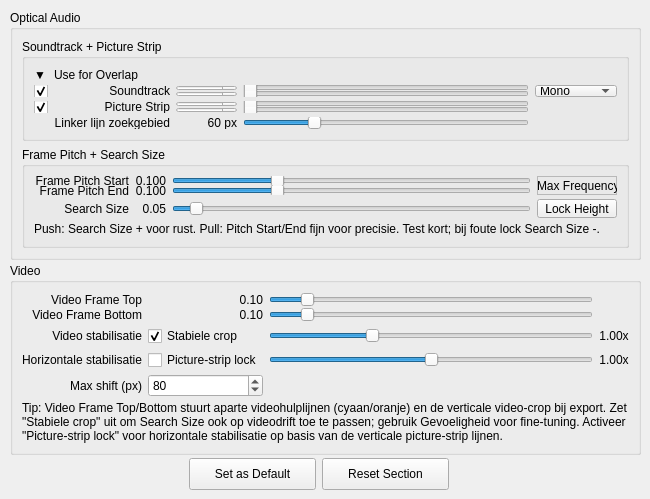
     <widget class="QWidget" name="tab">
      <attribute name="title">
       <string>Audio- &amp; Video-track Settings</string>
      </attribute>
      <widget class="QWidget" name="gridLayoutWidget">
       <property name="geometry">
        <rect>
         <x>10</x>
         <y>10</y>
         <width>631</width>
        <height>445</height>
        </rect>
       </property>
      <layout class="QGridLayout" name="soundtrackSettingGrid" rowstretch="3,2,0" columnstretch="1">
        <property name="sizeConstraint">
         <enum>QLayout::SetDefaultConstraint</enum>
        </property>
        <property name="spacing">
        <number>8</number>
        </property>
        <item row="0" column="0">
         <widget class="QGroupBox" name="opticalAudioGroupBox">
         <property name="minimumSize">
          <size>
           <width>0</width>
           <height>250</height>
          </size>
         </property>
          <property name="title">
           <string>Optical Audio</string>
          </property>
          <layout class="QVBoxLayout" name="opticalAudioOuterLayout">
           <property name="spacing">
            <number>6</number>
           </property>
           <item>
            <widget class="QGroupBox" name="audioTrackGroupBox">
             <property name="title">
              <string>Soundtrack + Picture Strip</string>
             </property>
             <layout class="QGridLayout" name="audioTrackGridLayout" columnstretch="0,0,0,1,0">
              <property name="verticalSpacing">
               <number>4</number>
              </property>
              <item row="0" column="0">
               <widget class="QLabel" name="label_2">
                <property name="text">
                 <string>▼</string>
                </property>
               </widget>
              </item>
              <item row="0" column="1">
               <widget class="QLabel" name="label">
                <property name="text">
                 <string>Use for Overlap</string>
                </property>
               </widget>
              </item>
              <item row="1" column="0">
               <widget class="QCheckBox" name="OverlapSoundtrackCheckBox">
                <property name="toolTip">
                 <string>Check this to use the soundtrack signal to compute the amount of overlap between frames.</string>
                </property>
                <property name="text">
                 <string/>
                </property>
                <property name="checked">
                 <bool>true</bool>
                </property>
               </widget>
              </item>
              <item row="1" column="1">
               <layout class="QVBoxLayout" name="verticalLayout">
                <item>
                 <widget class="QLabel" name="leftLabel">
                  <property name="text">
                   <string>Soundtrack</string>
                  </property>
                  <property name="alignment">
                   <set>Qt::AlignRight|Qt::AlignTrailing|Qt::AlignVCenter</set>
                  </property>
                  <property name="buddy">
                   <cstring>leftSpinBox</cstring>
                  </property>
                 </widget>
                </item>
               </layout>
              </item>
              <item row="1" column="2">
               <layout class="QVBoxLayout" name="verticalLayout_2">
                <item>
                 <widget class="QSpinBox" name="leftSpinBox">
                  <property name="maximum">
                   <number>99999</number>
                  </property>
                 </widget>
                </item>
                <item>
                 <widget class="QSpinBox" name="rightSpinBox">
                  <property name="maximum">
                   <number>99999</number>
                  </property>
                 </widget>
                </item>
               </layout>
              </item>
              <item row="1" column="3">
               <layout class="QVBoxLayout" name="verticalLayout_3">
                <item>
                 <widget class="QSlider" name="leftSlider">
                  <property name="sizePolicy">
                   <sizepolicy hsizetype="Expanding" vsizetype="Fixed">
                    <horstretch>0</horstretch>
                    <verstretch>0</verstretch>
                   </sizepolicy>
                  </property>
                  <property name="orientation">
                   <enum>Qt::Horizontal</enum>
                  </property>
                 </widget>
                </item>
                <item>
                 <widget class="QSlider" name="rightSlider">
                  <property name="sizePolicy">
                   <sizepolicy hsizetype="Expanding" vsizetype="Fixed">
                    <horstretch>0</horstretch>
                    <verstretch>0</verstretch>
                   </sizepolicy>
                  </property>
                  <property name="orientation">
                   <enum>Qt::Horizontal</enum>
                  </property>
                 </widget>
                </item>
               </layout>
              </item>
              <item row="1" column="4">
               <widget class="QComboBox" name="monostereo_PD">
                <property name="sizePolicy">
                 <sizepolicy hsizetype="Minimum" vsizetype="Fixed">
                  <horstretch>0</horstretch>
                  <verstretch>0</verstretch>
                 </sizepolicy>
                </property>
                <property name="minimumSize">
                 <size>
                  <width>0</width>
                  <height>0</height>
                 </size>
                </property>
                <item>
                 <property name="text">
                  <string>Mono</string>
                 </property>
                </item>
                <item>
                 <property name="text">
                  <string>Stereo</string>
                 </property>
                </item>
                <item>
                 <property name="text">
                  <string>Push-Pull</string>
                 </property>
                </item>
               </widget>
              </item>
              <item row="2" column="0">
               <widget class="QCheckBox" name="OverlapPixCheckBox">
                <property name="toolTip">
                 <string>Check this to use the picture strip signal to compute the amount of overlap between frames.</string>
                </property>
                <property name="text">
                 <string/>
                </property>
                <property name="checked">
                 <bool>true</bool>
                </property>
               </widget>
              </item>
              <item row="2" column="1">
               <layout class="QVBoxLayout" name="verticalLayout_4">
                <item>
                 <widget class="QLabel" name="pixLabel">
                  <property name="sizePolicy">
                   <sizepolicy hsizetype="Preferred" vsizetype="Fixed">
                    <horstretch>0</horstretch>
                    <verstretch>0</verstretch>
                   </sizepolicy>
                  </property>
                  <property name="text">
                   <string>Picture Strip</string>
                  </property>
                  <property name="alignment">
                   <set>Qt::AlignRight|Qt::AlignTrailing|Qt::AlignVCenter</set>
                  </property>
                  <property name="buddy">
                   <cstring>leftSpinBox</cstring>
                  </property>
                 </widget>
                </item>
               </layout>
              </item>
              <item row="2" column="2">
               <layout class="QVBoxLayout" name="verticalLayout_5">
                <item>
                 <widget class="QSpinBox" name="leftPixSpinBox">
                  <property name="maximum">
                   <number>99999</number>
                  </property>
                 </widget>
                </item>
                <item>
                 <widget class="QSpinBox" name="rightPixSpinBox">
                  <property name="maximum">
                   <number>99999</number>
                  </property>
                 </widget>
                </item>
               </layout>
              </item>
              <item row="2" column="3">
               <layout class="QVBoxLayout" name="verticalLayout_6">
                <item>
                 <widget class="QSlider" name="leftPixSlider">
                  <property name="sizePolicy">
                   <sizepolicy hsizetype="Expanding" vsizetype="Fixed">
                    <horstretch>0</horstretch>
                    <verstretch>0</verstretch>
                   </sizepolicy>
                  </property>
                  <property name="orientation">
                   <enum>Qt::Horizontal</enum>
                  </property>
                 </widget>
                </item>
                <item>
                 <widget class="QSlider" name="rightPixSlider">
                  <property name="sizePolicy">
                   <sizepolicy hsizetype="Expanding" vsizetype="Fixed">
                    <horstretch>0</horstretch>
                    <verstretch>0</verstretch>
                   </sizepolicy>
                  </property>
                  <property name="orientation">
                   <enum>Qt::Horizontal</enum>
                  </property>
                 </widget>
                </item>
               </layout>
              </item>
              <item row="3" column="1">
               <widget class="QLabel" name="leftPixSearchTextLabel">
                <property name="text">
                 <string>Linker lijn zoekgebied</string>
                </property>
                <property name="alignment">
                 <set>Qt::AlignRight|Qt::AlignTrailing|Qt::AlignVCenter</set>
                </property>
               </widget>
              </item>
              <item row="3" column="2">
               <widget class="QLabel" name="leftPixSearchValueLabel">
                <property name="text">
                 <string>60 px</string>
                </property>
                <property name="alignment">
                 <set>Qt::AlignRight|Qt::AlignTrailing|Qt::AlignVCenter</set>
                </property>
               </widget>
              </item>
              <item row="3" column="3">
               <widget class="QSlider" name="leftPixSearchSlider">
                <property name="minimum">
                 <number>4</number>
                </property>
                <property name="maximum">
                 <number>240</number>
                </property>
                <property name="value">
                 <number>60</number>
                </property>
                <property name="orientation">
                 <enum>Qt::Horizontal</enum>
                </property>
               </widget>
              </item>
             </layout>
            </widget>
           </item>
           <item>
            <widget class="QGroupBox" name="framePitchGroupBox">
             <property name="title">
              <string>Frame Pitch + Search Size</string>
             </property>
             <layout class="QGridLayout" name="framePitchGridLayout" columnstretch="0,0,0,1,0">
              <property name="verticalSpacing">
               <number>4</number>
              </property>
              <item row="0" column="1">
               <layout class="QVBoxLayout" name="verticalLayout_8">
                <item>
                 <layout class="QVBoxLayout" name="verticalLayout_10">
                  <item>
                   <widget class="QLabel" name="label_6">
                    <property name="text">
                     <string>Frame Pitch Start</string>
                    </property>
                    <property name="alignment">
                     <set>Qt::AlignRight|Qt::AlignTrailing|Qt::AlignVCenter</set>
                    </property>
                    <property name="buddy">
                     <cstring>rightSpinBox</cstring>
                    </property>
                   </widget>
                  </item>
                  <item>
                   <widget class="QLabel" name="label_4">
                    <property name="text">
                     <string>Frame Pitch End</string>
                    </property>
                    <property name="alignment">
                     <set>Qt::AlignRight|Qt::AlignTrailing|Qt::AlignVCenter</set>
                    </property>
                   </widget>
                  </item>
                 </layout>
                </item>
               </layout>
              </item>
              <item row="0" column="2">
               <layout class="QVBoxLayout" name="verticalLayout_9">
                <item>
                 <widget class="QLabel" name="framepitchstartLabel">
                  <property name="sizePolicy">
                   <sizepolicy hsizetype="Preferred" vsizetype="Preferred">
                    <horstretch>0</horstretch>
                    <verstretch>0</verstretch>
                   </sizepolicy>
                  </property>
                  <property name="text">
                   <string>0.100</string>
                  </property>
                  <property name="textFormat">
                   <enum>Qt::PlainText</enum>
                  </property>
                  <property name="alignment">
                   <set>Qt::AlignRight|Qt::AlignTrailing|Qt::AlignVCenter</set>
                  </property>
                 </widget>
                </item>
                <item>
                 <widget class="QLabel" name="framePitchLabel">
                  <property name="sizePolicy">
                   <sizepolicy hsizetype="Preferred" vsizetype="Preferred">
                    <horstretch>0</horstretch>
                    <verstretch>0</verstretch>
                   </sizepolicy>
                  </property>
                  <property name="text">
                   <string>0.100</string>
                  </property>
                  <property name="textFormat">
                   <enum>Qt::PlainText</enum>
                  </property>
                  <property name="alignment">
                   <set>Qt::AlignRight|Qt::AlignTrailing|Qt::AlignVCenter</set>
                  </property>
                 </widget>
                </item>
               </layout>
              </item>
              <item row="0" column="3">
               <layout class="QVBoxLayout" name="verticalLayout_11">
                <item>
                 <widget class="QSlider" name="framepitchstartSlider">
                  <property name="sizePolicy">
                   <sizepolicy hsizetype="Expanding" vsizetype="Fixed">
                    <horstretch>0</horstretch>
                    <verstretch>0</verstretch>
                   </sizepolicy>
                  </property>
                  <property name="minimum">
                   <number>0</number>
                  </property>
                  <property name="maximum">
                   <number>350</number>
                  </property>
                  <property name="pageStep">
                   <number>1</number>
                  </property>
                  <property name="value">
                   <number>100</number>
                  </property>
                  <property name="orientation">
                   <enum>Qt::Horizontal</enum>
                  </property>
                 </widget>
                </item>
                <item>
                 <widget class="QSlider" name="FramePitchendSlider">
                  <property name="sizePolicy">
                   <sizepolicy hsizetype="Expanding" vsizetype="Fixed">
                    <horstretch>0</horstretch>
                    <verstretch>0</verstretch>
                   </sizepolicy>
                  </property>
                  <property name="minimum">
                   <number>0</number>
                  </property>
                  <property name="maximum">
                   <number>350</number>
                  </property>
                  <property name="pageStep">
                   <number>1</number>
                  </property>
                  <property name="value">
                   <number>100</number>
                  </property>
                  <property name="sliderPosition">
                   <number>100</number>
                  </property>
                  <property name="orientation">
                   <enum>Qt::Horizontal</enum>
                  </property>
                 </widget>
                </item>
               </layout>
              </item>
              <item row="0" column="4">
               <widget class="QFrame" name="maxFrequencyFrame">
                <property name="frameShape">
                 <enum>QFrame::StyledPanel</enum>
                </property>
                <property name="frameShadow">
                 <enum>QFrame::Raised</enum>
                </property>
                <widget class="QWidget" name="layoutWidget">
                 <property name="geometry">
                  <rect>
                   <x>0</x>
                   <y>0</y>
                   <width>101</width>
                   <height>44</height>
                  </rect>
                 </property>
                 <layout class="QVBoxLayout" name="verticalLayout_13">
                  <property name="topMargin">
                   <number>0</number>
                  </property>
                  <item>
                   <widget class="QLabel" name="maxFrequencyTextLabel">
                    <property name="cursor">
                     <cursorShape>ArrowCursor</cursorShape>
                    </property>
                    <property name="toolTip">
                     <string>&lt;html&gt;&lt;head/&gt;&lt;body&gt;&lt;p&gt;The &lt;span style=&quot; font-weight:600;&quot;&gt;maximum frequency response&lt;/span&gt; possible based on the lines of resolution in the frame pitch.&lt;/p&gt;&lt;/body&gt;&lt;/html&gt;</string>
                    </property>
                    <property name="whatsThis">
                     <string>&lt;html&gt;&lt;head/&gt;&lt;body&gt;&lt;p&gt;The &lt;span style=&quot; font-weight:600;&quot;&gt;maximum frequency response&lt;/span&gt; possible is limited by the resolution of the scanned film: here it is calculated as the half number of lines of resolution in the frame pitch multiplied by the number of frames per second.&lt;/p&gt;&lt;/body&gt;&lt;/html&gt;</string>
                    </property>
                    <property name="text">
                     <string>Max Frequency:</string>
                    </property>
                   </widget>
                  </item>
                  <item>
                   <layout class="QHBoxLayout" name="horizontalLayout_5">
                    <item>
                     <widget class="QLabel" name="maxFrequencyLabel">
                      <property name="cursor">
                       <cursorShape>WhatsThisCursor</cursorShape>
                      </property>
                      <property name="toolTip">
                       <string>&lt;html&gt;&lt;head/&gt;&lt;body&gt;&lt;p&gt;The &lt;span style=&quot; font-weight:600;&quot;&gt;maximum frequency response&lt;/span&gt; possible based on the lines of resolution in the frame pitch.&lt;/p&gt;&lt;/body&gt;&lt;/html&gt;</string>
                      </property>
                      <property name="whatsThis">
                       <string>&lt;html&gt;&lt;head/&gt;&lt;body&gt;&lt;p&gt;The &lt;span style=&quot; font-weight:600;&quot;&gt;maximum frequency response&lt;/span&gt; possible is limited by the resolution of the scanned film: here it is calculated as the half number of lines of resolution in the frame pitch multiplied by the number of frames per second.&lt;/p&gt;&lt;/body&gt;&lt;/html&gt;</string>
                      </property>
                      <property name="text">
                       <string>Max</string>
                      </property>
                      <property name="alignment">
                       <set>Qt::AlignRight|Qt::AlignTrailing|Qt::AlignVCenter</set>
                      </property>
                     </widget>
                    </item>
                    <item>
                     <widget class="QLabel" name="kHzLabel">
                      <property name="toolTip">
                       <string>&lt;html&gt;&lt;head/&gt;&lt;body&gt;&lt;p&gt;The &lt;span style=&quot; font-weight:600;&quot;&gt;maximum frequency response&lt;/span&gt; possible based on the lines of resolution in the frame pitch.&lt;/p&gt;&lt;/body&gt;&lt;/html&gt;</string>
                      </property>
                      <property name="whatsThis">
                       <string>&lt;html&gt;&lt;head/&gt;&lt;body&gt;&lt;p&gt;The &lt;span style=&quot; font-weight:600;&quot;&gt;maximum frequency response&lt;/span&gt; possible is limited by the resolution of the scanned film: here it is calculated as the half number of lines of resolution in the frame pitch multiplied by the number of frames per second.&lt;/p&gt;&lt;/body&gt;&lt;/html&gt;</string>
                      </property>
                      <property name="text">
                       <string>kHz</string>
                      </property>
                     </widget>
                    </item>
                   </layout>
                  </item>
                 </layout>
                </widget>
               </widget>
              </item>
              <item row="1" column="1">
               <widget class="QLabel" name="rightLabel_2">
                <property name="text">
                 <string>Search Size</string>
                </property>
                <property name="alignment">
                 <set>Qt::AlignRight|Qt::AlignTrailing|Qt::AlignVCenter</set>
                </property>
                <property name="buddy">
                 <cstring>rightSpinBox</cstring>
                </property>
               </widget>
              </item>
              <item row="1" column="2">
               <widget class="QLabel" name="overlap_label">
                <property name="sizePolicy">
                 <sizepolicy hsizetype="Preferred" vsizetype="Preferred">
                  <horstretch>0</horstretch>
                  <verstretch>0</verstretch>
                 </sizepolicy>
                </property>
                <property name="text">
                 <string>0.05</string>
                </property>
                <property name="textFormat">
                 <enum>Qt::PlainText</enum>
                </property>
                <property name="alignment">
                 <set>Qt::AlignRight|Qt::AlignTrailing|Qt::AlignVCenter</set>
                </property>
               </widget>
              </item>
              <item row="1" column="3">
               <widget class="QSlider" name="overlapSlider">
                <property name="sizePolicy">
                 <sizepolicy hsizetype="Expanding" vsizetype="Fixed">
                  <horstretch>0</horstretch>
                  <verstretch>0</verstretch>
                 </sizepolicy>
                </property>
                <property name="minimum">
                 <number>0</number>
                </property>
                <property name="maximum">
                 <number>100</number>
                </property>
                <property name="value">
                 <number>5</number>
                </property>
                <property name="orientation">
                 <enum>Qt::Horizontal</enum>
                </property>
               </widget>
              </item>
              <item row="1" column="4">
               <widget class="QPushButton" name="HeightCalculateBtn">
                <property name="text">
                 <string>Lock Height</string>
                </property>
               </widget>
              </item>
              <item row="2" column="1" colspan="4">
               <widget class="QLabel" name="overlapHelpLabel">
                <property name="text">
                 <string>Push: Search Size + voor rust. Pull: Pitch Start/End fijn voor precisie. Test kort; bij foute lock Search Size -.</string>
                </property>
                <property name="wordWrap">
                 <bool>true</bool>
                </property>
               </widget>
              </item>
             </layout>
            </widget>
           </item>
          </layout>
         </widget>
        </item>
        <item row="1" column="0">
         <widget class="QGroupBox" name="videoGroupBox">
         <property name="minimumSize">
          <size>
           <width>0</width>
           <height>128</height>
          </size>
         </property>
          <property name="title">
           <string>Video</string>
          </property>
          <layout class="QGridLayout" name="videoGridLayout" columnstretch="0,0,1,0">
           <property name="verticalSpacing">
            <number>4</number>
           </property>
           <item row="0" column="0">
            <layout class="QVBoxLayout" name="videoFrameCropLabelLayout">
             <item>
              <widget class="QLabel" name="videoFrameTopTextLabel">
               <property name="text">
                <string>Video Frame Top</string>
               </property>
               <property name="alignment">
                <set>Qt::AlignRight|Qt::AlignTrailing|Qt::AlignVCenter</set>
               </property>
              </widget>
             </item>
             <item>
              <widget class="QLabel" name="videoFrameBottomTextLabel">
               <property name="text">
                <string>Video Frame Bottom</string>
               </property>
               <property name="alignment">
                <set>Qt::AlignRight|Qt::AlignTrailing|Qt::AlignVCenter</set>
               </property>
              </widget>
             </item>
            </layout>
           </item>
           <item row="0" column="1">
            <layout class="QVBoxLayout" name="videoFrameCropValueLayout">
             <item>
              <widget class="QLabel" name="videoFrameTopLabel">
               <property name="text">
                <string>0.10</string>
               </property>
               <property name="textFormat">
                <enum>Qt::PlainText</enum>
               </property>
               <property name="alignment">
                <set>Qt::AlignRight|Qt::AlignTrailing|Qt::AlignVCenter</set>
               </property>
              </widget>
             </item>
             <item>
              <widget class="QLabel" name="videoFrameBottomLabel">
               <property name="text">
                <string>0.10</string>
               </property>
               <property name="textFormat">
                <enum>Qt::PlainText</enum>
               </property>
               <property name="alignment">
                <set>Qt::AlignRight|Qt::AlignTrailing|Qt::AlignVCenter</set>
               </property>
              </widget>
             </item>
            </layout>
           </item>
           <item row="0" column="2">
            <layout class="QVBoxLayout" name="videoFrameCropSliderLayout">
             <item>
              <widget class="QSlider" name="videoFrameTopSlider">
               <property name="minimum">
                <number>0</number>
               </property>
               <property name="maximum">
                <number>1000</number>
               </property>
               <property name="value">
                <number>100</number>
               </property>
               <property name="orientation">
                <enum>Qt::Horizontal</enum>
               </property>
              </widget>
             </item>
             <item>
              <widget class="QSlider" name="videoFrameBottomSlider">
               <property name="minimum">
                <number>0</number>
               </property>
               <property name="maximum">
                <number>1000</number>
               </property>
               <property name="value">
                <number>100</number>
               </property>
               <property name="orientation">
                <enum>Qt::Horizontal</enum>
               </property>
              </widget>
             </item>
            </layout>
           </item>
           <item row="1" column="0">
            <widget class="QLabel" name="videoStableCropTextLabel">
             <property name="text">
              <string>Video stabilisatie</string>
             </property>
             <property name="alignment">
              <set>Qt::AlignRight|Qt::AlignTrailing|Qt::AlignVCenter</set>
             </property>
            </widget>
           </item>
           <item row="1" column="1">
            <widget class="QCheckBox" name="videoStableCropCheckBox">
             <property name="text">
              <string>Stabiele crop</string>
             </property>
             <property name="checked">
              <bool>true</bool>
             </property>
            </widget>
           </item>
           <item row="1" column="2">
            <widget class="QSlider" name="videoDriftSensitivitySlider">
             <property name="minimum">
              <number>10</number>
             </property>
             <property name="maximum">
              <number>300</number>
             </property>
             <property name="value">
              <number>100</number>
             </property>
             <property name="orientation">
              <enum>Qt::Horizontal</enum>
             </property>
            </widget>
           </item>
           <item row="1" column="3">
            <widget class="QLabel" name="videoDriftSensitivityLabel">
             <property name="text">
              <string>1.00x</string>
             </property>
             <property name="alignment">
              <set>Qt::AlignCenter</set>
             </property>
            </widget>
           </item>
           <item row="2" column="0">
            <widget class="QLabel" name="horizontalPictureStabilizationTextLabel">
             <property name="text">
              <string>Horizontale stabilisatie</string>
             </property>
             <property name="alignment">
              <set>Qt::AlignRight|Qt::AlignTrailing|Qt::AlignVCenter</set>
             </property>
            </widget>
           </item>
           <item row="2" column="1">
            <widget class="QCheckBox" name="horizontalPictureStabilizationCheckBox">
             <property name="text">
              <string>Picture-strip lock</string>
             </property>
             <property name="checked">
              <bool>false</bool>
             </property>
            </widget>
           </item>
           <item row="2" column="2">
            <widget class="QSlider" name="horizontalPictureStabilizationStrengthSlider">
             <property name="minimum">
              <number>0</number>
             </property>
             <property name="maximum">
              <number>200</number>
             </property>
             <property name="value">
              <number>100</number>
             </property>
             <property name="orientation">
              <enum>Qt::Horizontal</enum>
             </property>
            </widget>
           </item>
           <item row="2" column="3">
            <widget class="QLabel" name="horizontalPictureStabilizationStrengthLabel">
             <property name="text">
              <string>1.00x</string>
             </property>
             <property name="alignment">
              <set>Qt::AlignCenter</set>
             </property>
            </widget>
           </item>
           <item row="3" column="0">
            <widget class="QLabel" name="horizontalPictureStabilizationMaxShiftTextLabel">
             <property name="text">
              <string>Max shift (px)</string>
             </property>
             <property name="alignment">
              <set>Qt::AlignRight|Qt::AlignTrailing|Qt::AlignVCenter</set>
             </property>
            </widget>
           </item>
           <item row="3" column="1">
            <widget class="QSpinBox" name="horizontalPictureStabilizationMaxShiftSpinBox">
             <property name="minimum">
              <number>0</number>
             </property>
             <property name="maximum">
              <number>400</number>
             </property>
             <property name="value">
              <number>80</number>
             </property>
            </widget>
           </item>
           <item row="4" column="0" colspan="4">
            <widget class="QLabel" name="videoHelpLabel">
             <property name="text">
              <string>Tip: Video Frame Top/Bottom stuurt aparte videohulplijnen (cyaan/oranje) en de verticale video-crop bij export. Zet &quot;Stabiele crop&quot; uit om Search Size ook op videodrift toe te passen; gebruik Gevoeligheid voor fine-tuning. Activeer &quot;Picture-strip lock&quot; voor horizontale stabilisatie op basis van de verticale picture-strip lijnen.</string>
             </property>
             <property name="wordWrap">
              <bool>true</bool>
             </property>
            </widget>
           </item>
          </layout>
         </widget>
        </item>
        <item row="2" column="0">
         <spacer name="verticalSpacer_2">
          <property name="orientation">
           <enum>Qt::Vertical</enum>
          </property>
          <property name="sizeHint" stdset="0">
           <size>
            <width>20</width>
            <height>1</height>
           </size>
          </property>
         </spacer>
        </item>
       </layout>
      </widget>
      <widget class="QPushButton" name="soundtrackDefaultsButton">
       <property name="geometry">
        <rect>
         <x>189</x>
        <y>458</y>
         <width>127</width>
         <height>32</height>
        </rect>
       </property>
       <property name="text">
        <string>Set as Default</string>
       </property>
      </widget>
      <widget class="QPushButton" name="soundtrackResetButton">
       <property name="geometry">
        <rect>
         <x>322</x>
         <y>458</y>
         <width>127</width>
         <height>32</height>
        </rect>
       </property>
       <property name="text">
        <string>Reset Section</string>
       </property>
      </widget>
     </widget>
